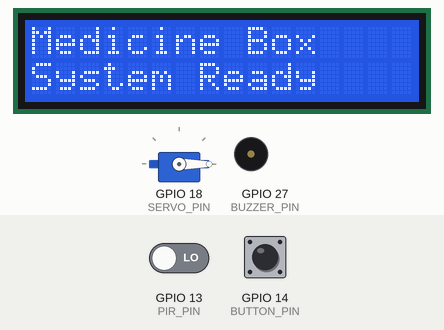
Simulated run of this sketch. Board: ESP32. On the bench: 16×2 character LCD, servo, buzzer (waves = sounding). Inputs (shaded band) come from the test bench; at power-on: GPIO 13 (PIR_PIN) LOW, GPIO 14 (BUTTON_PIN) HIGH. WiFi joins after 1.5 s; servers stay silent unless stated.

Above: at 1.9 s.
At 4.0 s:
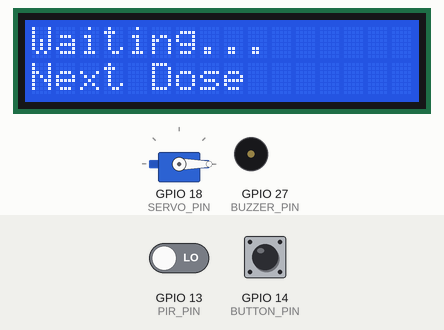
At 24.0 s:
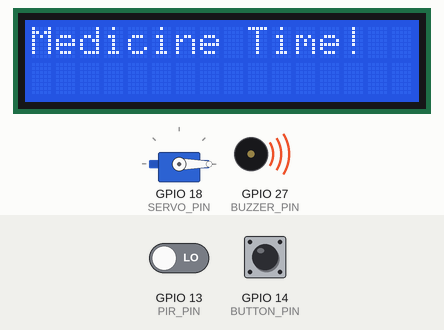
Timing chart, 0 to 25.5 s (numbered marks = the images above):
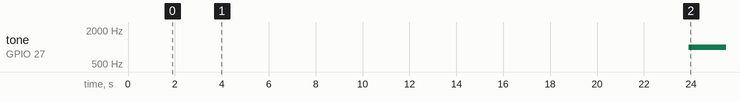

Measured:
- by itself, tone on GPIO 27 (BUZZER_PIN): silent → 1000 Hz at 23.9 s
- what the display in image 0 shows lasts 2.0 s, from 1.9 s to 3.9 s
- what the display in image 1 shows lasts 20.0 s, from 3.9 s to 23.9 s

The sketch:

code.ino
```cpp
#define BLYNK_TEMPLATE_ID "YOUR TEMPLATE ID"
#define BLYNK_TEMPLATE_NAME "YOUR TEMPLATE NAME"
#define BLYNK_AUTH_TOKEN "YOUR AUTH TOKEN"

#include <WiFi.h>
#include <BlynkSimpleEsp32.h>
#include <Wire.h>
#include <LiquidCrystal_I2C.h>
#include <ESP32Servo.h>

char ssid[] = "Wokwi-GUEST";
char pass[] = "";

#define PIR_PIN      13
#define SERVO_PIN    18
#define BUZZER_PIN   27
#define BUTTON_PIN   14

LiquidCrystal_I2C lcd(0x27, 16, 2);
Servo servoMotor;

bool reminderActive = false;
bool boxOpened = false;

unsigned long previousMillis = 0;
const unsigned long interval = 20000;
void setup() {

  Serial.begin(115200);

  Blynk.begin(BLYNK_AUTH_TOKEN, ssid, pass);

  pinMode(PIR_PIN, INPUT);
  pinMode(BUTTON_PIN, INPUT_PULLUP);

  lcd.init();
  lcd.backlight();

  servoMotor.attach(SERVO_PIN);
  servoMotor.write(0);

  lcd.setCursor(0, 0);
 lcd.print("Medicine Box");
 lcd.setCursor(0, 1);
  lcd.print("System Ready");
  delay(2000);
  lcd.clear();
  lcd.setCursor(0, 0);
  lcd.print("Waiting...");
  lcd.setCursor(0, 1);
  lcd.print("Next Dose");

  Blynk.virtualWrite(V0, "Waiting...");
  Blynk.virtualWrite(V1, "No Person");
  Blynk.virtualWrite(V2, 0);
  Blynk.virtualWrite(V3, 0);

  previousMillis = millis();
}

void loop() {

  Blynk.run();

  // Trigger reminder every 30 seconds
  if (!reminderActive && (millis() - previousMillis >= interval)) {

    reminderActive = true;
    boxOpened = false;

    tone(BUZZER_PIN, 1000);

    lcd.clear();
    lcd.setCursor(0, 0);
    lcd.print("Medicine Time!");


    Blynk.virtualWrite(V0, "Medicine Time!");
    Blynk.virtualWrite(V3, 255);   // Reminder LED ON
    Blynk.virtualWrite(V2, 0);     // Ack LED OFF
  }

  // PIR detects person
  if (reminderActive &&
      !boxOpened &&
      digitalRead(PIR_PIN) == HIGH) {

    servoMotor.write(90);
    boxOpened = true;

    lcd.clear();
    lcd.setCursor(0, 0);
    lcd.print("Box Opened");
    lcd.setCursor(0, 1);
    lcd.print("Take Medicine");

    Blynk.virtualWrite(V1, "Person Detected");
  }

  // Push button pressed
  if (reminderActive &&
      digitalRead(BUTTON_PIN) == LOW) {

    noTone(BUZZER_PIN);

    servoMotor.write(0);

    reminderActive = false;
    boxOpened = false;
    previousMillis = millis();

    lcd.clear();
    lcd.setCursor(0, 0);
    lcd.print("Medicine");
    lcd.setCursor(0, 1);
    lcd.print("Taken");

    Blynk.virtualWrite(V0, "Medicine Taken");
    Blynk.virtualWrite(V1, "No Person");
    Blynk.virtualWrite(V2, 255);   // Ack LED ON
    Blynk.virtualWrite(V3, 0);     // Reminder LED OFF

    delay(1000);

    lcd.clear();
    lcd.setCursor(0, 0);
    lcd.print("Waiting...");
    lcd.setCursor(0, 1);
    lcd.print("Next Dose");

    Blynk.virtualWrite(V0, "Waiting...");
  }
}
```
